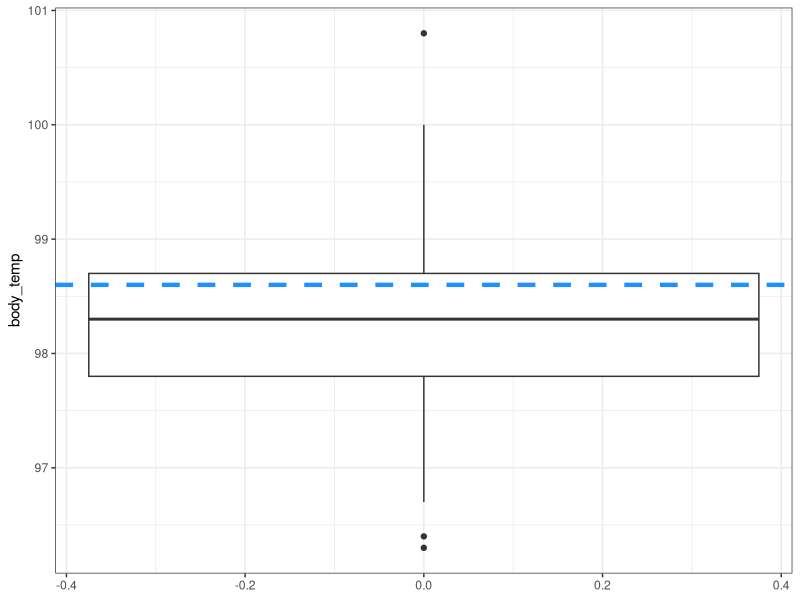
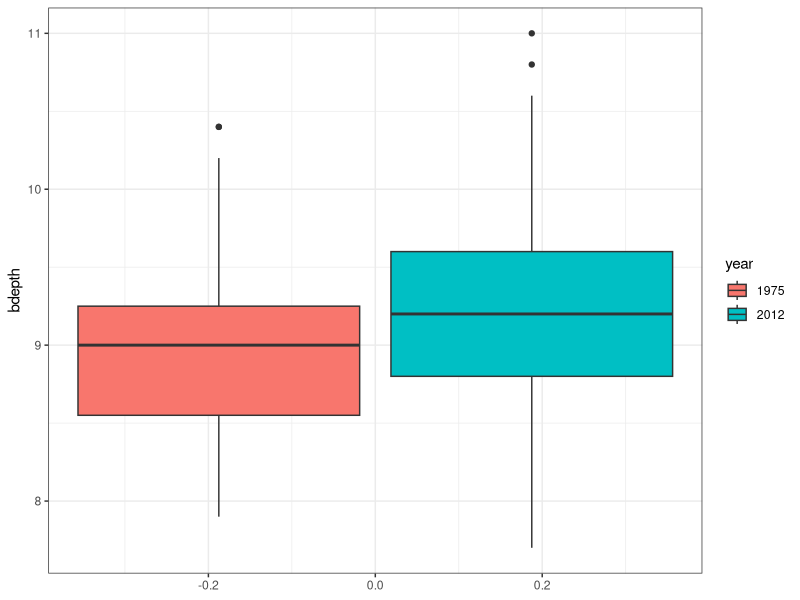
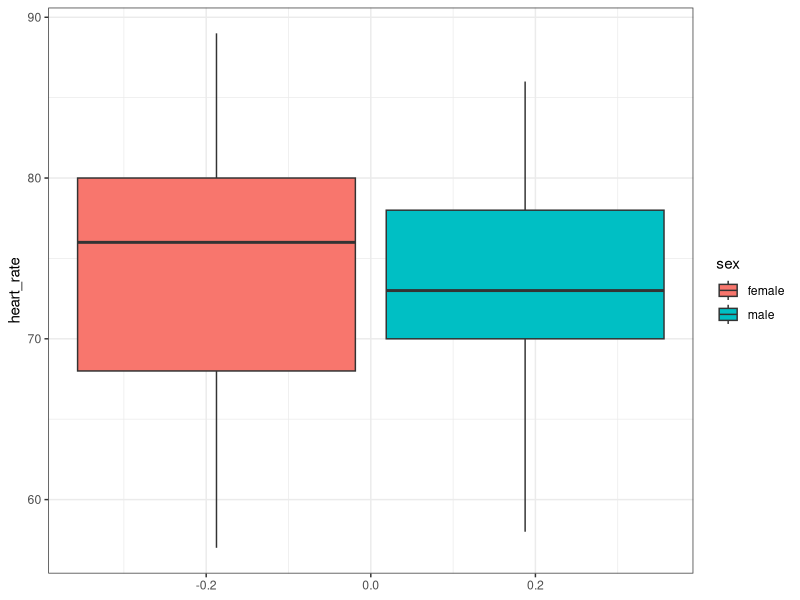
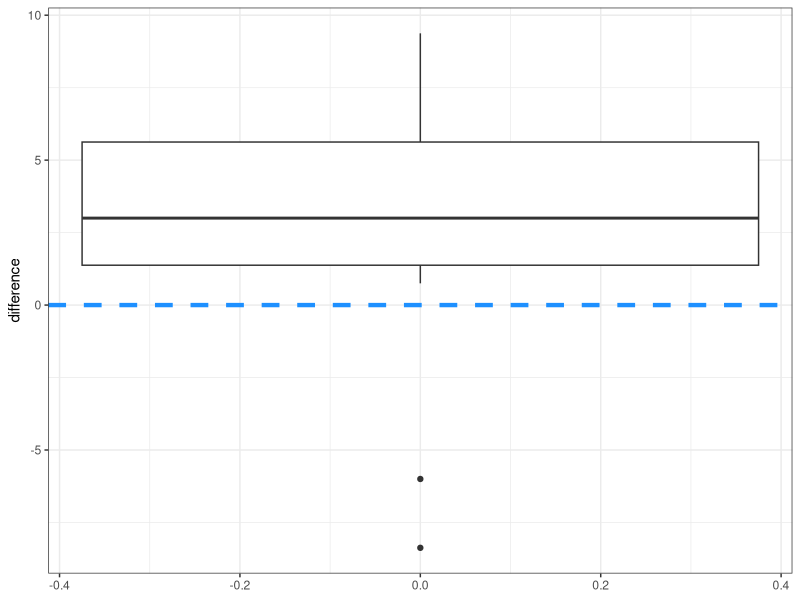

R code for these plots, in order:
## ---- chunk 1
#| label: setup
#| include: false

library(tidyverse)
bt_samp <- read_csv(here::here("data/body_temp_hr.csv"))

finch <- read_csv(here::here("data/galapago-finches.csv"))

scandens <- finch |>
  filter(species == "scandens") |>
  as_tibble()
scandens$year <- as.character(scandens$year)

darwin_maize <- read_csv(here::here("data/darwin_maize.csv"))
## ---- chunk 2
# Null: Mu = 98.6 OR Mu - 98.6 = 0
# Alternative: Mu != 98.6 OR Mu - 98.6 != 0
## ---- chunk 3
ggplot(data = bt_samp, 
       aes(y = body_temp)) +
  geom_boxplot() +
  geom_hline(yintercept = 98.6,
             linewidth = 1.5,
             linetype = "dashed",
             color = "dodgerblue") +
  theme_bw()
## ---- chunk 4
# Not graded, just looking for interpretation and that you are thinking about the data and hypotheses. 
## ---- chunk 5
b <- bt_samp$body_temp
b
## ---- chunk 6
(mean_b <- mean(b))
(b_sd <- sd(b))
(sem_b <- b_sd / sqrt(length(b)))
## ---- chunk 7
(t_statistic <- (mean_b - 98.6) / sem_b)
## ---- chunk 8
(t_critical <- qt(0.025, df = length(b) - 1))
## ---- chunk 9
t_statistic
t_critical
# t_stat > t_critical. Reject the Null. 
# 
## ---- chunk 10
pt(t_statistic, df = length(b)-1) *2
## ---- chunk 11
# reject the null hypothesis, t = -5.455, p < 0.001, df = 129

# based on our data, we estimate that mean body temperature (+/- SE) is 98.25 (+/- 0.06) and that this is significantly different from 98.6 (t_stat = -5.455, p < 0.001, df = 129)

# Compare with prediction
## ---- chunk 12
one_fit <- lm(b - 98.6 ~ 1)
summary(one_fit)
## ---- chunk 13
# reject the null hypothesis, t = -5.455, p < 0.001, df = 129

# based on our data, we can conclude that the average body temperature - 98.6 degrees is not equal to 0. In other words, mean body temperature is not equal to 98.6 degrees(t_stat = -5.455, p < 0.001, df = 129)
## ---- chunk 14
# one of the two sets of hypotheses need to be included

# NULL: Average Beak length in 2012 = Average Beak length in1975
# ALT: Average Beak length in 2012 != Average Beak length in1975

# NULL: Mu_2012 = Mu1975
# ALT: Beak length Mu_2012 \ne Mu_1975
## ---- chunk 15
ggplot(data = scandens, 
       aes(y = bdepth,
           fill = year)) +
  geom_boxplot() +
  theme_bw()
## ---- chunk 16
# Not graded, just looking for interpretation and that you are thinking about the data and hypotheses. 
## ---- chunk 17
fit_2 <- lm(blength ~ year, data = scandens)
summary(fit_2)  
## ---- chunk 18
# 1975: Mean \pm SE 14.12 \pm 0.079
# difference: -0.7 \pm 0.102
## ---- chunk 19
# Based on our data, we reject the null hypothesis and conclude that the mean beak length in the two years was different (t-stat = -6.85, p < 0.001) 
# The adjusted R2 value of 0.1772 means that this model explains 17.72% of the variation in our response variable, beak depth. 
## ---- chunk 20
# one of the two sets of hypotheses need to be included

# NULL: Average HR in females = Average HR in males
# ALT: Average HR in females != Average HR in males

# NULL: Mu_females = Mu_males
# ALT: Mu_females \ne Mu_males
## ---- chunk 21
ggplot(data = bt_samp, 
       aes(y = heart_rate,
           fill = sex)) +
  geom_boxplot() +
  theme_bw()
## ---- chunk 22
# Not graded, just looking for interpretation and that you are thinking about the data and hypotheses. 
## ---- chunk 23
fit_3 <- lm(heart_rate ~ sex, data = bt_samp)
summary(fit_3)  
## ---- chunk 24
# 1975: Mean \pm SE 74.15 \pm 0.878
# difference: -0.78 \pm 1.24
## ---- chunk 25
# Based on our data, we fail to reject the null hypothesis and conclude that average hear rate does not differ between males and females (t-stat = -0.632, p = 0.529) 

# The adjusted R2 value of -0.005 means that this model explains "negative" % of the variation in our response variable, heart rate. 
# in other words, the model explains 0% of the data, and the variation in heart rate is not explained by biological sex at all
## ---- chunk 26
# there is no average difference between the two groups (Self V Cross): \mu_d = 0
# There is a difference between the two groups: \mu_d \ne 0
## ---- chunk 27
darwin_diff <- darwin_maize |>
  group_by(pair) |>
  summarize(difference = -diff(height)) 

darwin_diff
## ---- chunk 28
ggplot(data = darwin_diff, 
       aes(y = difference)) +
  geom_boxplot() +
  geom_hline(yintercept = 0,
             linewidth = 1.5,
             linetype = "dashed",
             color = "dodgerblue") +
  theme_bw()
## ---- chunk 29
# Not graded, just looking for interpretation and that you are thinking about the data and hypotheses. 
## ---- chunk 30
paired_fit <- lm(difference ~ 1, data = darwin_diff)
summary(paired_fit)
## ---- chunk 31
# estimated average difference  between cross and self groups = 2.617 \pm 1.218 
## ---- chunk 32
# Based on the data, we reject the null hypothesis and conclude that there is a difference in height between the sel- and cross-pollinated groups (t-stat = 2.15, p = 0.0497, df = 14)

